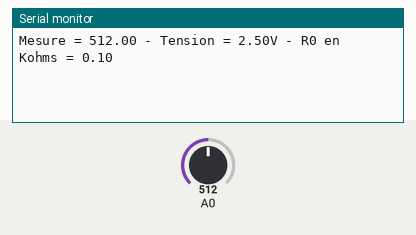
A sketch run on a simulated Arduino Uno, built with avr-gcc and run on an emulated ATmega328P. Shown: the last lines printed to the serial monitor. Inputs (shaded band) come from the test bench; at power-on: A0 = 512.

Above: at 1.2 s.
1.3 s: A0 set to 0
At 3.3 s:
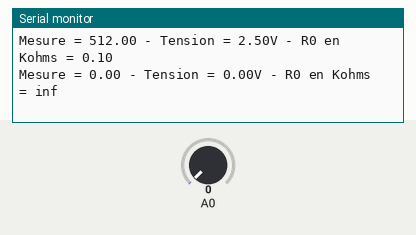
4.3 s: A0 set to 20
At 6.5 s:
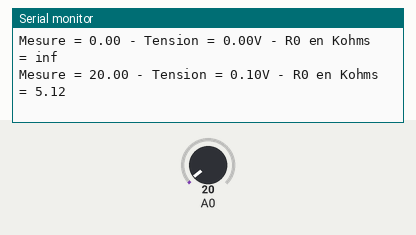

Measured:
- after the input at 1.3 s, the serial monitor: prints a new line after 0.70 s (image 1)
- after the input at 4.3 s, the serial monitor: prints a new line after 1.7 s (image 2)

The sketch:

mq2_calcul_r0.ino
```cpp
/****************************************************************************
  Auteur : phmarduino
  Sketch : mq2_calcul_r0.ino
  Date : 31/8/2017
  Description : Calcul R0 en Kohms du detecteur de gaz combustible MQ2
                Un préchauffage du capteur de 24 heures est nécessaire
                pour avoir une mesure fiable de R0
****************************************************************************/
void setup() {
    Serial.begin(9600);
}

void loop() {
    float mesure = 0; // Mesure numerique brute VOUT
    float tension;    // VOUT en volts au bornes de RL en sortie du pont diviseur
                      // forme de RS (resistance capteur) et RL (resistance de charge)
    float RS_air;     // Valeur resistance capteur RS capteur dans de l air pur
    float R0;         // Resistance capteur RS pour 1000ppm de H2 dans un air pur
                      // Pour le calcul ulterieur concentration gaz en ppm
                      // L'objectif de ce sketch est de calculer cette valeur

    /*--- moyenne sur 100 mesures de VOUT ---*/
    for(int x = 0 ; x < 10 ; x++)
    {
        mesure = mesure + analogRead(A0);
    }
    mesure = mesure/10.0;
    /*-----------------------------------------------*/

    tension = (mesure/1023)*5.0;
    RS_air = (5.0-tension)/tension; // Pont diviseur avec RL = 1 Kohm
    R0 = RS_air/9.8;     // Le ratio RS/R0 est de 9.8 pour l'air (sans gaz)
                         // comme indique dans le datasheet

    Serial.print("Mesure = ");
    Serial.print(mesure);
    Serial.print(" - ");

    Serial.print("Tension = ");
    Serial.print(tension);
    Serial.print("V - ");

    Serial.print("R0 en Kohms = ");
    Serial.println(R0);
    delay(2000);

}
```
